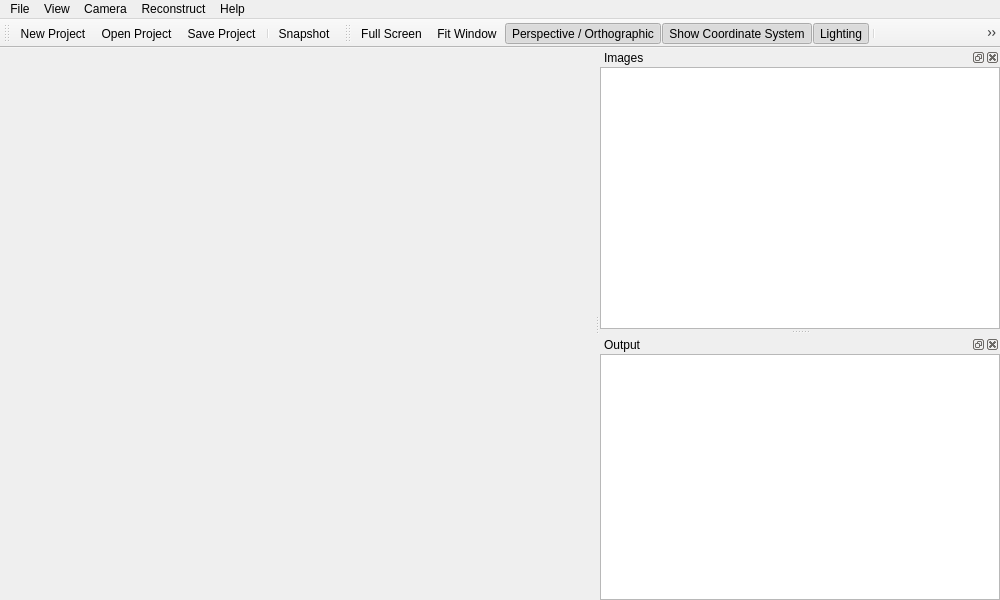
<?xml version="1.0" encoding="UTF-8"?>
<ui version="4.0">
 <class>MVStudioClass</class>
 <widget class="QMainWindow" name="MVStudioClass">
  <property name="geometry">
   <rect>
    <x>0</x>
    <y>0</y>
    <width>1000</width>
    <height>600</height>
   </rect>
  </property>
  <property name="sizePolicy">
   <sizepolicy hsizetype="Fixed" vsizetype="Preferred">
    <horstretch>0</horstretch>
    <verstretch>0</verstretch>
   </sizepolicy>
  </property>
  <property name="minimumSize">
   <size>
    <width>1000</width>
    <height>600</height>
   </size>
  </property>
  <property name="mouseTracking">
   <bool>true</bool>
  </property>
  <property name="focusPolicy">
   <enum>Qt::FocusPolicy::StrongFocus</enum>
  </property>
  <property name="contextMenuPolicy">
   <enum>Qt::ContextMenuPolicy::DefaultContextMenu</enum>
  </property>
  <property name="windowTitle">
   <string>MVStudio</string>
  </property>
  <property name="iconSize">
   <size>
    <width>28</width>
    <height>28</height>
   </size>
  </property>
  <widget class="QWidget" name="centralWidget"/>
  <widget class="QToolBar" name="toolBarFile">
   <property name="sizePolicy">
    <sizepolicy hsizetype="Preferred" vsizetype="Preferred">
     <horstretch>0</horstretch>
     <verstretch>0</verstretch>
    </sizepolicy>
   </property>
   <property name="windowTitle">
    <string>File</string>
   </property>
   <property name="iconSize">
    <size>
     <width>28</width>
     <height>28</height>
    </size>
   </property>
   <attribute name="toolBarArea">
    <enum>TopToolBarArea</enum>
   </attribute>
   <attribute name="toolBarBreak">
    <bool>false</bool>
   </attribute>
   <addaction name="actionNewProject"/>
   <addaction name="actionOpenProject"/>
   <addaction name="actionSaveProject"/>
   <addaction name="separator"/>
   <addaction name="actionSnapshot"/>
  </widget>
  <widget class="QToolBar" name="toolBarView">
   <property name="sizePolicy">
    <sizepolicy hsizetype="Preferred" vsizetype="Preferred">
     <horstretch>0</horstretch>
     <verstretch>0</verstretch>
    </sizepolicy>
   </property>
   <property name="windowTitle">
    <string>View</string>
   </property>
   <property name="iconSize">
    <size>
     <width>30</width>
     <height>30</height>
    </size>
   </property>
   <attribute name="toolBarArea">
    <enum>TopToolBarArea</enum>
   </attribute>
   <attribute name="toolBarBreak">
    <bool>false</bool>
   </attribute>
   <addaction name="actionFullScreen"/>
   <addaction name="actionFitWindow"/>
   <addaction name="actionPerspectiveOrthographic"/>
   <addaction name="actionShowCoordinateSystem"/>
   <addaction name="actionLighting"/>
   <addaction name="separator"/>
   <addaction name="actionIncreasePointSize"/>
   <addaction name="actionDecreasePointSize"/>
  </widget>
  <widget class="QMenuBar" name="menuBar">
   <property name="geometry">
    <rect>
     <x>0</x>
     <y>0</y>
     <width>1000</width>
     <height>22</height>
    </rect>
   </property>
   <property name="sizePolicy">
    <sizepolicy hsizetype="Preferred" vsizetype="Preferred">
     <horstretch>0</horstretch>
     <verstretch>0</verstretch>
    </sizepolicy>
   </property>
   <widget class="QMenu" name="menuFile">
    <property name="title">
     <string>File</string>
    </property>
    <addaction name="actionNewProject"/>
    <addaction name="actionOpenProject"/>
    <addaction name="separator"/>
    <addaction name="actionAddImages"/>
    <addaction name="separator"/>
    <addaction name="actionSaveProject"/>
    <addaction name="actionSaveProjectAs"/>
    <addaction name="separator"/>
    <addaction name="actionOpenPointCloud"/>
    <addaction name="actionSavePointCloud"/>
    <addaction name="separator"/>
    <addaction name="actionExit"/>
   </widget>
   <widget class="QMenu" name="menuView">
    <property name="title">
     <string>View</string>
    </property>
    <addaction name="actionFullScreen"/>
    <addaction name="actionFitWindow"/>
    <addaction name="separator"/>
    <addaction name="actionPerspectiveOrthographic"/>
    <addaction name="actionShowCoordinateSystem"/>
    <addaction name="actionLighting"/>
    <addaction name="separator"/>
    <addaction name="actionIncreasePointSize"/>
    <addaction name="actionDecreasePointSize"/>
    <addaction name="separator"/>
    <addaction name="actionSetBackgroundColor"/>
   </widget>
   <widget class="QMenu" name="menuHelp">
    <property name="title">
     <string>Help</string>
    </property>
    <addaction name="actionAbout"/>
    <addaction name="actionAboutQt"/>
   </widget>
   <widget class="QMenu" name="menuCamera">
    <property name="title">
     <string>Camera</string>
    </property>
    <addaction name="actionSnapshot"/>
    <addaction name="separator"/>
    <addaction name="actionCopyCamera"/>
    <addaction name="actionPasteCamera"/>
    <addaction name="separator"/>
    <addaction name="actionSaveCameraToFile"/>
    <addaction name="actionRestoreCameraFromFile"/>
   </widget>
   <widget class="QMenu" name="menuReconstruction">
    <property name="title">
     <string>Reconstruct</string>
    </property>
    <addaction name="actionImageMatching"/>
    <addaction name="separator"/>
    <addaction name="actionSparseReconstruction"/>
    <addaction name="actionDenseReconstruction"/>
   </widget>
   <addaction name="menuFile"/>
   <addaction name="menuView"/>
   <addaction name="menuCamera"/>
   <addaction name="menuReconstruction"/>
   <addaction name="menuHelp"/>
  </widget>
  <widget class="QDockWidget" name="dockWidgetImages">
   <property name="sizePolicy">
    <sizepolicy hsizetype="Preferred" vsizetype="Expanding">
     <horstretch>0</horstretch>
     <verstretch>0</verstretch>
    </sizepolicy>
   </property>
   <property name="minimumSize">
    <size>
     <width>400</width>
     <height>224</height>
    </size>
   </property>
   <property name="maximumSize">
    <size>
     <width>524287</width>
     <height>524287</height>
    </size>
   </property>
   <property name="focusPolicy">
    <enum>Qt::FocusPolicy::StrongFocus</enum>
   </property>
   <property name="contextMenuPolicy">
    <enum>Qt::ContextMenuPolicy::CustomContextMenu</enum>
   </property>
   <property name="allowedAreas">
    <set>Qt::DockWidgetArea::LeftDockWidgetArea|Qt::DockWidgetArea::RightDockWidgetArea</set>
   </property>
   <property name="windowTitle">
    <string>Images</string>
   </property>
   <attribute name="dockWidgetArea">
    <number>2</number>
   </attribute>
   <widget class="QWidget" name="dockWidgetModelContents">
    <layout class="QVBoxLayout" name="verticalLayout_6">
     <property name="spacing">
      <number>0</number>
     </property>
     <property name="leftMargin">
      <number>0</number>
     </property>
     <property name="topMargin">
      <number>0</number>
     </property>
     <property name="rightMargin">
      <number>0</number>
     </property>
     <property name="bottomMargin">
      <number>0</number>
     </property>
     <item>
      <widget class="WidgetImageList" name="listWidgetImages">
       <property name="contextMenuPolicy">
        <enum>Qt::ContextMenuPolicy::CustomContextMenu</enum>
       </property>
       <property name="editTriggers">
        <set>QAbstractItemView::EditTrigger::NoEditTriggers</set>
       </property>
       <property name="alternatingRowColors">
        <bool>true</bool>
       </property>
       <property name="selectionMode">
        <enum>QAbstractItemView::SelectionMode::ExtendedSelection</enum>
       </property>
       <property name="modelColumn">
        <number>0</number>
       </property>
       <property name="uniformItemSizes">
        <bool>true</bool>
       </property>
       <property name="selectionRectVisible">
        <bool>false</bool>
       </property>
      </widget>
     </item>
    </layout>
   </widget>
  </widget>
  <widget class="QDockWidget" name="dockWidgetOutput">
   <property name="sizePolicy">
    <sizepolicy hsizetype="Preferred" vsizetype="Expanding">
     <horstretch>0</horstretch>
     <verstretch>0</verstretch>
    </sizepolicy>
   </property>
   <property name="minimumSize">
    <size>
     <width>400</width>
     <height>182</height>
    </size>
   </property>
   <property name="maximumSize">
    <size>
     <width>524287</width>
     <height>524287</height>
    </size>
   </property>
   <property name="focusPolicy">
    <enum>Qt::FocusPolicy::StrongFocus</enum>
   </property>
   <property name="allowedAreas">
    <set>Qt::DockWidgetArea::LeftDockWidgetArea|Qt::DockWidgetArea::RightDockWidgetArea</set>
   </property>
   <property name="windowTitle">
    <string>Output</string>
   </property>
   <attribute name="dockWidgetArea">
    <number>2</number>
   </attribute>
   <widget class="QWidget" name="dockWidgetContents">
    <layout class="QVBoxLayout" name="verticalLayout_5">
     <property name="spacing">
      <number>0</number>
     </property>
     <property name="leftMargin">
      <number>0</number>
     </property>
     <property name="topMargin">
      <number>0</number>
     </property>
     <property name="rightMargin">
      <number>0</number>
     </property>
     <property name="bottomMargin">
      <number>0</number>
     </property>
     <item>
      <widget class="QPlainTextEdit" name="plainTextEditOutput">
       <property name="sizePolicy">
        <sizepolicy hsizetype="Expanding" vsizetype="Expanding">
         <horstretch>0</horstretch>
         <verstretch>0</verstretch>
        </sizepolicy>
       </property>
       <property name="readOnly">
        <bool>true</bool>
       </property>
      </widget>
     </item>
    </layout>
   </widget>
  </widget>
  <action name="actionExit">
   <property name="icon">
    <iconset resource="Resources.qrc">
     <normaloff>:/Resources/exit.png</normaloff>:/Resources/exit.png</iconset>
   </property>
   <property name="text">
    <string>Exit</string>
   </property>
  </action>
  <action name="actionFullScreen">
   <property name="checkable">
    <bool>true</bool>
   </property>
   <property name="icon">
    <iconset resource="Resources.qrc">
     <normaloff>:/Resources/fullscreen.png</normaloff>:/Resources/fullscreen.png</iconset>
   </property>
   <property name="text">
    <string>Full Screen</string>
   </property>
   <property name="toolTip">
    <string>Show full screen</string>
   </property>
   <property name="statusTip">
    <string>Show full screen</string>
   </property>
  </action>
  <action name="actionAbout">
   <property name="text">
    <string>About</string>
   </property>
  </action>
  <action name="actionAboutQt">
   <property name="text">
    <string>About Qt</string>
   </property>
  </action>
  <action name="actionFitWindow">
   <property name="icon">
    <iconset resource="Resources.qrc">
     <normaloff>:/Resources/home.png</normaloff>:/Resources/home.png</iconset>
   </property>
   <property name="text">
    <string>Fit Window</string>
   </property>
   <property name="toolTip">
    <string>Show entire scene</string>
   </property>
   <property name="statusTip">
    <string>Show entire scene</string>
   </property>
  </action>
  <action name="actionSnapshot">
   <property name="icon">
    <iconset resource="Resources.qrc">
     <normaloff>:/Resources/snap_shot.png</normaloff>:/Resources/snap_shot.png</iconset>
   </property>
   <property name="text">
    <string>Snapshot</string>
   </property>
  </action>
  <action name="actionPerspectiveOrthographic">
   <property name="checkable">
    <bool>true</bool>
   </property>
   <property name="checked">
    <bool>true</bool>
   </property>
   <property name="icon">
    <iconset resource="Resources.qrc">
     <normaloff>:/Resources/perspective.png</normaloff>:/Resources/perspective.png</iconset>
   </property>
   <property name="text">
    <string>Perspective / Orthographic</string>
   </property>
  </action>
  <action name="actionSaveCameraToFile">
   <property name="text">
    <string>Save Camera to File</string>
   </property>
   <property name="iconText">
    <string>Save Camera State</string>
   </property>
   <property name="toolTip">
    <string>Save Camera State</string>
   </property>
  </action>
  <action name="actionRestoreCameraFromFile">
   <property name="text">
    <string>Restore Camera from File</string>
   </property>
   <property name="iconText">
    <string>Load Camera State</string>
   </property>
  </action>
  <action name="actionShowCoordinateSystem">
   <property name="checkable">
    <bool>true</bool>
   </property>
   <property name="checked">
    <bool>true</bool>
   </property>
   <property name="icon">
    <iconset resource="Resources.qrc">
     <normaloff>:/Resources/axis_and_label.png</normaloff>:/Resources/axis_and_label.png</iconset>
   </property>
   <property name="text">
    <string>Show Coordinate System</string>
   </property>
  </action>
  <action name="actionOpenPointCloud">
   <property name="text">
    <string>Open Point Cloud</string>
   </property>
  </action>
  <action name="actionSavePointCloud">
   <property name="text">
    <string>Save Point Cloud</string>
   </property>
  </action>
  <action name="actionSetBackgroundColor">
   <property name="text">
    <string>Set Background Color</string>
   </property>
  </action>
  <action name="actionHelp">
   <property name="icon">
    <iconset resource="Resources.qrc">
     <normaloff>:/Resources/help.png</normaloff>:/Resources/help.png</iconset>
   </property>
   <property name="text">
    <string>Help</string>
   </property>
   <property name="shortcut">
    <string>Ctrl+H</string>
   </property>
  </action>
  <action name="actionCopyCamera">
   <property name="text">
    <string>Copy Camera</string>
   </property>
   <property name="shortcut">
    <string>Ctrl+C</string>
   </property>
  </action>
  <action name="actionPasteCamera">
   <property name="text">
    <string>Paste Camera</string>
   </property>
   <property name="shortcut">
    <string>Ctrl+V</string>
   </property>
  </action>
  <action name="actionSparseReconstruction">
   <property name="text">
    <string>Run Sparse (SfM)</string>
   </property>
  </action>
  <action name="actionDenseReconstruction">
   <property name="text">
    <string>Run Dense (MVS)</string>
   </property>
  </action>
  <action name="actionImageMatching">
   <property name="text">
    <string>Image Matching</string>
   </property>
  </action>
  <action name="actionOpenProject">
   <property name="icon">
    <iconset resource="Resources.qrc">
     <normaloff>:/Resources/fileopen.png</normaloff>:/Resources/fileopen.png</iconset>
   </property>
   <property name="text">
    <string>Open Project</string>
   </property>
   <property name="shortcut">
    <string>Ctrl+O</string>
   </property>
  </action>
  <action name="actionSaveProject">
   <property name="icon">
    <iconset resource="Resources.qrc">
     <normaloff>:/Resources/filesave.png</normaloff>:/Resources/filesave.png</iconset>
   </property>
   <property name="text">
    <string>Save Project</string>
   </property>
   <property name="shortcut">
    <string>Ctrl+S</string>
   </property>
  </action>
  <action name="actionNewProject">
   <property name="icon">
    <iconset resource="Resources.qrc">
     <normaloff>:/Resources/new.png</normaloff>:/Resources/new.png</iconset>
   </property>
   <property name="text">
    <string>New Project</string>
   </property>
   <property name="shortcut">
    <string>Ctrl+N</string>
   </property>
  </action>
  <action name="actionIncreasePointSize">
   <property name="icon">
    <iconset resource="Resources.qrc">
     <normaloff>:/Resources/plus.png</normaloff>:/Resources/plus.png</iconset>
   </property>
   <property name="text">
    <string>Increase Point Size</string>
   </property>
   <property name="shortcut">
    <string>Ctrl+=</string>
   </property>
  </action>
  <action name="actionDecreasePointSize">
   <property name="icon">
    <iconset resource="Resources.qrc">
     <normaloff>:/Resources/minus.png</normaloff>:/Resources/minus.png</iconset>
   </property>
   <property name="text">
    <string>Decrease Point Size</string>
   </property>
   <property name="shortcut">
    <string>Ctrl+-</string>
   </property>
  </action>
  <action name="actionLighting">
   <property name="checkable">
    <bool>true</bool>
   </property>
   <property name="checked">
    <bool>true</bool>
   </property>
   <property name="icon">
    <iconset resource="Resources.qrc">
     <normaloff>:/Resources/lighting.png</normaloff>:/Resources/lighting.png</iconset>
   </property>
   <property name="text">
    <string>Lighting</string>
   </property>
  </action>
  <action name="actionSaveProjectAs">
   <property name="text">
    <string>Save Project As</string>
   </property>
  </action>
  <action name="actionAddImages">
   <property name="text">
    <string>Add Images</string>
   </property>
  </action>
 </widget>
 <layoutdefault spacing="6" margin="11"/>
 <customwidgets>
  <customwidget>
   <class>WidgetImageList</class>
   <extends>QListWidget</extends>
   <header location="global">widget_image_list.h</header>
  </customwidget>
 </customwidgets>
 <tabstops>
  <tabstop>dockWidgetImages</tabstop>
  <tabstop>listWidgetImages</tabstop>
  <tabstop>dockWidgetOutput</tabstop>
  <tabstop>plainTextEditOutput</tabstop>
 </tabstops>
 <resources>
  <include location="Resources.qrc"/>
 </resources>
 <connections/>
</ui>
